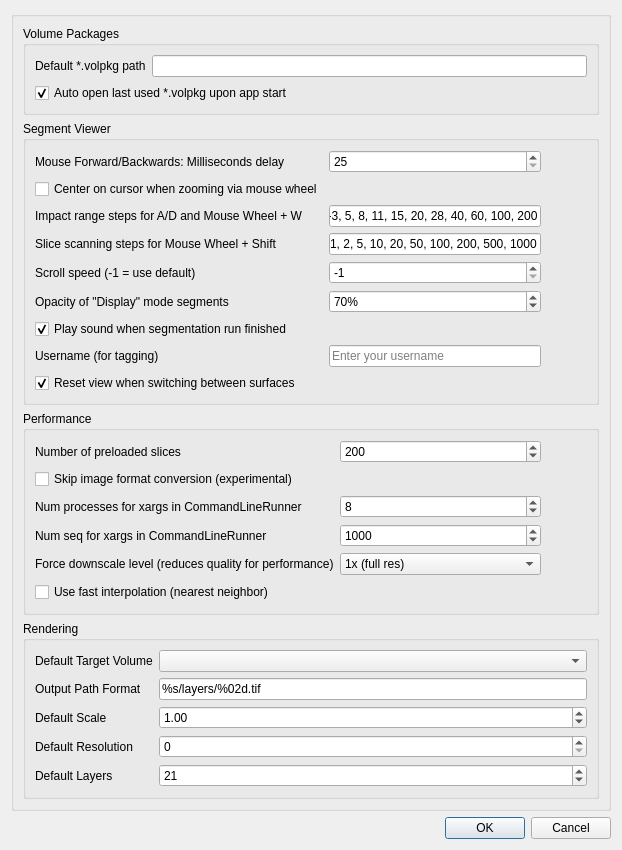
<?xml version="1.0" encoding="UTF-8"?>
<ui version="4.0">
 <class>VCSettingsDlg</class>
 <widget class="QDialog" name="VCSettingsDlg">
  <property name="geometry">
   <rect>
    <x>0</x>
    <y>0</y>
    <width>622</width>
    <height>580</height>
   </rect>
  </property>
  <property name="windowTitle">
   <string>Settings</string>
  </property>
  <layout class="QGridLayout" name="gridLayout_3">
   <item row="0" column="0">
    <widget class="QGroupBox" name="groupBox">
     <property name="title">
      <string/>
     </property>
     <layout class="QFormLayout" name="formLayout">
      <item row="0" column="0" colspan="2">
       <widget class="QGroupBox" name="groupBox_2">
        <property name="title">
         <string>Volume Packages</string>
        </property>
        <layout class="QGridLayout" name="gridLayout">
         <item row="0" column="0">
          <widget class="QLabel" name="label">
           <property name="text">
            <string>Default *.volpkg path</string>
           </property>
          </widget>
         </item>
         <item row="0" column="1">
          <widget class="QLineEdit" name="edtDefaultPathVolpkg"/>
         </item>
         <item row="1" column="0" colspan="2">
          <widget class="QCheckBox" name="chkAutoOpenVolpkg">
           <property name="text">
            <string>Auto open last used *.volpkg upon app start</string>
           </property>
           <property name="checked">
            <bool>true</bool>
           </property>
          </widget>
         </item>
        </layout>
       </widget>
      </item>
      <item row="1" column="0" colspan="2">
       <widget class="QGroupBox" name="groupBox_3">
        <property name="title">
         <string>Segment Viewer</string>
        </property>
        <layout class="QGridLayout" name="gridLayout_2">
         <item row="4" column="0">
          <widget class="QLabel" name="label_6">
           <property name="text">
            <string>Scroll speed (-1 = use default)</string>
           </property>
          </widget>
         </item>
         <item row="3" column="1">
          <widget class="QLineEdit" name="edtScanRange">
           <property name="text">
            <string>1, 2, 5, 10, 20, 50, 100, 200, 500, 1000</string>
           </property>
          </widget>
         </item>
         <item row="2" column="1">
          <widget class="QLineEdit" name="edtImpactRange">
           <property name="text">
            <string>1-3, 5, 8, 11, 15, 20, 28, 40, 60, 100, 200</string>
           </property>
          </widget>
         </item>
         <item row="2" column="0">
          <widget class="QLabel" name="label_3">
           <property name="text">
            <string>Impact range steps for A/D and Mouse Wheel + W</string>
           </property>
          </widget>
         </item>
         <item row="4" column="1">
          <widget class="QSpinBox" name="spinScrollSpeed">
           <property name="minimum">
            <number>-1</number>
           </property>
           <property name="value">
            <number>-1</number>
           </property>
          </widget>
         </item>
         <item row="5" column="0">
          <widget class="QLabel" name="label_7">
           <property name="text">
            <string>Opacity of &quot;Display&quot; mode segments</string>
           </property>
          </widget>
         </item>
         <item row="5" column="1">
          <widget class="QSpinBox" name="spinDisplayOpacity">
           <property name="suffix">
            <string>%</string>
           </property>
           <property name="minimum">
            <number>0</number>
           </property>
           <property name="maximum">
            <number>100</number>
           </property>
           <property name="value">
            <number>70</number>
           </property>
          </widget>
         </item>
         <item row="1" column="0">
          <widget class="QCheckBox" name="chkCenterOnZoom">
           <property name="text">
            <string>Center on cursor when zooming via mouse wheel</string>
           </property>
          </widget>
         </item>
         <item row="6" column="0">
          <widget class="QCheckBox" name="chkPlaySoundAfterSegRun">
           <property name="text">
            <string>Play sound when segmentation run finished</string>
           </property>
           <property name="checked">
            <bool>true</bool>
           </property>
          </widget>
         </item>
         <item row="7" column="0">
          <widget class="QLabel" name="label_8">
           <property name="text">
            <string>Username (for tagging)</string>
           </property>
          </widget>
         </item>
         <item row="7" column="1">
          <widget class="QLineEdit" name="edtUsername">
           <property name="placeholderText">
            <string>Enter your username</string>
           </property>
          </widget>
         </item>
         <item row="0" column="1">
          <widget class="QSpinBox" name="spinFwdBackStepMs">
           <property name="minimum">
            <number>25</number>
           </property>
           <property name="maximum">
            <number>1000</number>
           </property>
           <property name="value">
            <number>25</number>
           </property>
          </widget>
         </item>
         <item row="3" column="0">
          <widget class="QLabel" name="label_5">
           <property name="text">
            <string>Slice scanning steps for Mouse Wheel + Shift</string>
           </property>
          </widget>
         </item>
         <item row="0" column="0">
          <widget class="QLabel" name="label_2">
           <property name="text">
            <string>Mouse Forward/Backwards: Milliseconds delay</string>
           </property>
          </widget>
         </item>
         <item row="4" column="2">
          <widget class="QPushButton" name="btnHelpScrollSpeed">
           <property name="enabled">
            <bool>true</bool>
           </property>
           <property name="sizePolicy">
            <sizepolicy hsizetype="Minimum" vsizetype="Minimum">
             <horstretch>0</horstretch>
             <verstretch>0</verstretch>
            </sizepolicy>
           </property>
           <property name="toolTip">
            <string>&lt;html&gt;&lt;head/&gt;&lt;body&gt;&lt;p&gt;-1 and 0 = default speed &lt;/p&gt;&lt;p&gt;1 = very slow/fine scrolling&lt;/p&gt;&lt;p&gt;higher values = faster scrolling&lt;/p&gt;&lt;/body&gt;&lt;/html&gt;</string>
           </property>
           <property name="text">
            <string/>
           </property>
           <property name="icon">
            <iconset theme="help-contents"/>
           </property>
           <property name="flat">
            <bool>true</bool>
           </property>
          </widget>
         </item>
         <item row="5" column="2">
          <widget class="QPushButton" name="btnHelpDisplayOpacity">
           <property name="enabled">
            <bool>true</bool>
           </property>
           <property name="sizePolicy">
            <sizepolicy hsizetype="Minimum" vsizetype="Minimum">
             <horstretch>0</horstretch>
             <verstretch>0</verstretch>
            </sizepolicy>
           </property>
           <property name="toolTip">
            <string>&lt;html&gt;&lt;head/&gt;&lt;body&gt;&lt;p&gt;Applies to non highlighted segments in display mode&lt;/p&gt;&lt;p&gt;0% = completely transparent = invisible&lt;/p&gt;&lt;p&gt;100% = completely opaque&lt;/p&gt;&lt;/body&gt;&lt;/html&gt;</string>
           </property>
           <property name="text">
            <string/>
           </property>
           <property name="icon">
            <iconset theme="help-contents"/>
           </property>
           <property name="flat">
            <bool>true</bool>
           </property>
          </widget>
         </item>
         <item row="8" column="0" colspan="2">
          <widget class="QCheckBox" name="chkResetViewOnSurfaceChange">
           <property name="text">
            <string>Reset view when switching between surfaces</string>
           </property>
           <property name="checked">
            <bool>true</bool>
           </property>
           <property name="toolTip">
            <string>When enabled, the view will automatically fit and center on each surface when switching between segments</string>
           </property>
          </widget>
         </item>
        </layout>
       </widget>
      </item>
      <item row="2" column="0" colspan="2">
       <widget class="QGroupBox" name="groupBox_4">
        <property name="title">
         <string>Performance</string>
        </property>
        <layout class="QGridLayout" name="gridLayout_4" columnstretch="1,1,0">
         <item row="0" column="1">
          <widget class="QSpinBox" name="spinPreloadedSlices">
           <property name="minimum">
            <number>1</number>
           </property>
           <property name="maximum">
            <number>9999</number>
           </property>
           <property name="value">
            <number>200</number>
           </property>
          </widget>
         </item>
         <item row="0" column="0">
          <widget class="QLabel" name="label_4">
           <property name="text">
            <string>Number of preloaded slices</string>
           </property>
          </widget>
         </item>
         <item row="0" column="2">
          <widget class="QPushButton" name="btnHelpPreloadedSlices">
           <property name="enabled">
            <bool>true</bool>
           </property>
           <property name="sizePolicy">
            <sizepolicy hsizetype="Minimum" vsizetype="Minimum">
             <horstretch>0</horstretch>
             <verstretch>0</verstretch>
            </sizepolicy>
           </property>
           <property name="toolTip">
            <string>&lt;html&gt;&lt;head/&gt;&lt;body&gt;&lt;p&gt;Number of slices that will be preloaded into RAM once you enter the Segmentation Tool. &lt;/p&gt;&lt;p&gt;They are centered around the slice the Segmentation Tool was started on (half above, half below).&lt;/p&gt;&lt;/body&gt;&lt;/html&gt;</string>
           </property>
           <property name="text">
            <string/>
           </property>
           <property name="icon">
            <iconset theme="help-contents"/>
           </property>
           <property name="flat">
            <bool>true</bool>
           </property>
          </widget>
         </item>
         <item row="1" column="0">
          <widget class="QCheckBox" name="chkSkipImageFormatConvExp">
           <property name="text">
            <string>Skip image format conversion (experimental)</string>
           </property>
          </widget>
         </item>
         <item row="2" column="0">
          <widget class="QLabel" name="labelParallelProcesses">
           <property name="text">
            <string>Num processes for xargs in CommandLineRunner</string>
           </property>
          </widget>
         </item>
         <item row="2" column="1">
          <widget class="QSpinBox" name="spinParallelProcesses">
           <property name="minimum">
            <number>1</number>
           </property>
           <property name="maximum">
            <number>128</number>
           </property>
           <property name="value">
            <number>8</number>
           </property>
          </widget>
         </item>
         <item row="3" column="0">
          <widget class="QLabel" name="labelIterationCount">
           <property name="text">
            <string>Num seq for xargs in CommandLineRunner</string>
           </property>
          </widget>
         </item>
         <item row="3" column="1">
          <widget class="QSpinBox" name="spinIterationCount">
           <property name="minimum">
            <number>1</number>
           </property>
           <property name="maximum">
            <number>50000000</number>
           </property>
           <property name="value">
            <number>1000</number>
           </property>
          </widget>
         </item>
         <item row="4" column="0">
           <widget class="QLabel" name="labelDownscaleOverride">
             <property name="text">
               <string>Force downscale level (reduces quality for performance)</string>
             </property>
           </widget>
         </item>
         <item row="4" column="1">
           <widget class="QComboBox" name="cmbDownscaleOverride">
             <item>
               <property name="text">
                 <string>1x (full res)</string>
               </property>
             </item>
             <item>
               <property name="text">
                 <string>2x</string>
               </property>
             </item>
             <item>
               <property name="text">
                 <string>4x</string>
               </property>
             </item>
             <item>
               <property name="text">
                 <string>8x</string>
               </property>
             </item>
             <item>
               <property name="text">
                 <string>16x</string>
               </property>
             </item>
             <item>
               <property name="text">
                 <string>32x</string>
               </property>
             </item>
           </widget>
         </item>
         <item row="4" column="2">
           <widget class="QPushButton" name="btnHelpDownscaleOverride">
             <property name="enabled">
               <bool>true</bool>
             </property>
             <property name="sizePolicy">
               <sizepolicy hsizetype="Minimum" vsizetype="Minimum">
                 <horstretch>0</horstretch>
                 <verstretch>0</verstretch>
               </sizepolicy>
             </property>
             <property name="toolTip">
               <string>&lt;html&gt;&lt;head/&gt;&lt;body&gt;&lt;p&gt;Forces the viewer to use a more downscaled version of the zarr volume.&lt;/p&gt;&lt;p&gt;This reduces image quality but improves performance and reduces file I/O.&lt;/p&gt;&lt;p&gt;1x (full res) = Use appropriate scale for zoom level&lt;br/&gt;2x = Use 2x more downscaled data&lt;br/&gt;4x = Use 4x more downscaled data&lt;br/&gt;etc.&lt;/p&gt;&lt;/body&gt;&lt;/html&gt;</string>
             </property>
             <property name="text">
               <string/>
             </property>
             <property name="icon">
               <iconset theme="help-contents"/>
             </property>
             <property name="flat">
               <bool>true</bool>
             </property>
           </widget>
         </item>
         <item row="5" column="0">
          <widget class="QCheckBox" name="chkFastInterpolation">
           <property name="text">
            <string>Use fast interpolation (nearest neighbor)</string>
           </property>
          </widget>
         </item>
         <item row="5" column="2">
          <widget class="QPushButton" name="btnHelpFastInterpolation">
           <property name="enabled">
            <bool>true</bool>
           </property>
           <property name="sizePolicy">
            <sizepolicy hsizetype="Minimum" vsizetype="Minimum">
             <horstretch>0</horstretch>
             <verstretch>0</verstretch>
            </sizepolicy>
           </property>
           <property name="toolTip">
            <string>&lt;html&gt;&lt;head/&gt;&lt;body&gt;&lt;p&gt;Uses nearest neighbor interpolation instead of linear interpolation.&lt;/p&gt;&lt;p&gt;This improves rendering performance but reduces image quality.&lt;/p&gt;&lt;p&gt;Useful for slower systems or when working with very large volumes.&lt;/p&gt;&lt;/body&gt;&lt;/html&gt;</string>
           </property>
           <property name="text">
            <string/>
           </property>
           <property name="icon">
            <iconset theme="help-contents"/>
           </property>
           <property name="flat">
            <bool>true</bool>
           </property>
          </widget>
         </item>
        </layout>
       </widget>
      </item>
      <item row="3" column="0" colspan="2">
       <widget class="QGroupBox" name="groupBoxRendering">
        <property name="title">
         <string>Rendering</string>
        </property>
        <layout class="QGridLayout" name="gridLayoutRendering">
         <item row="0" column="0">
          <widget class="QLabel" name="labelDefaultVolume">
           <property name="text">
            <string>Default Target Volume</string>
           </property>
          </widget>
         </item>
         <item row="0" column="1">
          <widget class="QComboBox" name="cmbDefaultVolume"/>
         </item>
         <item row="1" column="0">
          <widget class="QLabel" name="labelOutputFormat">
           <property name="text">
            <string>Output Path Format</string>
           </property>
          </widget>
         </item>
         <item row="1" column="1">
          <widget class="QLineEdit" name="edtOutputFormat">
           <property name="text">
            <string>%s/layers/%02d.tif</string>
           </property>
          </widget>
         </item>
         <item row="2" column="0">
          <widget class="QLabel" name="labelScale">
           <property name="text">
            <string>Default Scale</string>
           </property>
          </widget>
         </item>
         <item row="2" column="1">
          <widget class="QDoubleSpinBox" name="spinScale">
           <property name="minimum">
            <double>0.010000000000000</double>
           </property>
           <property name="maximum">
            <double>10.000000000000000</double>
           </property>
           <property name="singleStep">
            <double>0.100000000000000</double>
           </property>
           <property name="value">
            <double>1.000000000000000</double>
           </property>
          </widget>
         </item>
         <item row="3" column="0">
          <widget class="QLabel" name="labelResolution">
           <property name="text">
            <string>Default Resolution</string>
           </property>
          </widget>
         </item>
         <item row="3" column="1">
          <widget class="QSpinBox" name="spinResolution">
           <property name="minimum">
            <number>0</number>
           </property>
           <property name="maximum">
            <number>5</number>
           </property>
           <property name="value">
            <number>0</number>
           </property>
          </widget>
         </item>
         <item row="4" column="0">
          <widget class="QLabel" name="labelLayers">
           <property name="text">
            <string>Default Layers</string>
           </property>
          </widget>
         </item>
         <item row="4" column="1">
          <widget class="QSpinBox" name="spinLayers">
           <property name="minimum">
            <number>1</number>
           </property>
           <property name="maximum">
            <number>100</number>
           </property>
           <property name="value">
            <number>21</number>
           </property>
          </widget>
         </item>
        </layout>
       </widget>
      </item>
     </layout>
    </widget>
   </item>
   <item row="1" column="0">
    <widget class="QDialogButtonBox" name="buttonBox">
     <property name="orientation">
      <enum>Qt::Horizontal</enum>
     </property>
     <property name="standardButtons">
      <set>QDialogButtonBox::Cancel|QDialogButtonBox::Ok</set>
     </property>
    </widget>
   </item>
  </layout>
 </widget>
 <resources/>
 <connections>
  <connection>
   <sender>buttonBox</sender>
   <signal>accepted()</signal>
   <receiver>VCSettingsDlg</receiver>
   <slot>accept()</slot>
   <hints>
    <hint type="sourcelabel">
     <x>248</x>
     <y>254</y>
    </hint>
    <hint type="destinationlabel">
     <x>157</x>
     <y>274</y>
    </hint>
   </hints>
  </connection>
  <connection>
   <sender>buttonBox</sender>
   <signal>rejected()</signal>
   <receiver>VCSettingsDlg</receiver>
   <slot>reject()</slot>
   <hints>
    <hint type="sourcelabel">
     <x>316</x>
     <y>260</y>
    </hint>
    <hint type="destinationlabel">
     <x>286</x>
     <y>274</y>
    </hint>
   </hints>
  </connection>
 </connections>
</ui>
